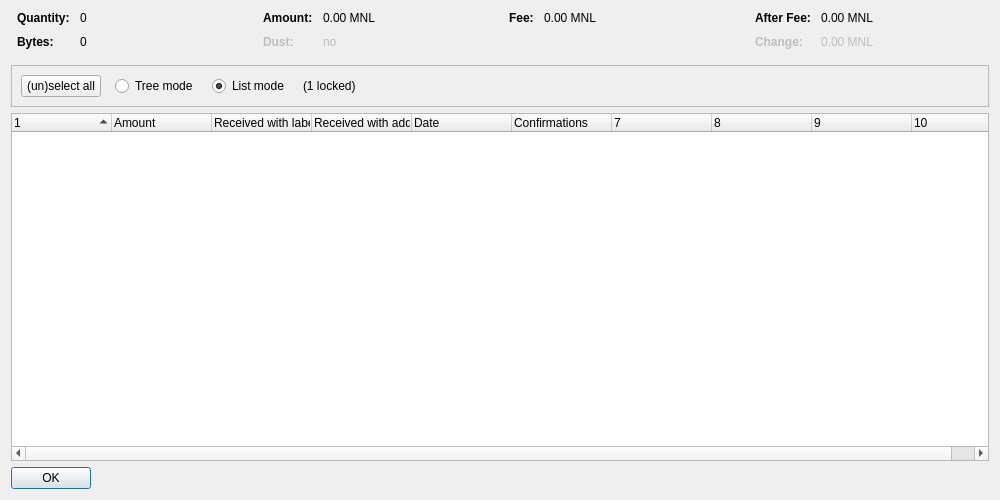
<?xml version="1.0" encoding="UTF-8"?>
<ui version="4.0">
 <class>CoinControlDialog</class>
 <widget class="QDialog" name="CoinControlDialog">
  <property name="geometry">
   <rect>
    <x>0</x>
    <y>0</y>
    <width>1000</width>
    <height>500</height>
   </rect>
  </property>
  <property name="windowTitle">
   <string>Coin Selection</string>
  </property>
  <layout class="QVBoxLayout" name="verticalLayout">
   <item>
    <layout class="QHBoxLayout" name="horizontalLayoutTop" stretch="0,0,0,0">
     <property name="topMargin">
      <number>0</number>
     </property>
     <property name="bottomMargin">
      <number>10</number>
     </property>
     <item>
      <layout class="QFormLayout" name="formLayoutCoinControl1">
       <property name="horizontalSpacing">
        <number>10</number>
       </property>
       <property name="verticalSpacing">
        <number>10</number>
       </property>
       <property name="leftMargin">
        <number>6</number>
       </property>
       <property name="rightMargin">
        <number>6</number>
       </property>
       <item row="0" column="0">
        <widget class="QLabel" name="labelCoinControlQuantityText">
         <property name="font">
          <font>
           <weight>75</weight>
           <bold>true</bold>
          </font>
         </property>
         <property name="text">
          <string>Quantity:</string>
         </property>
        </widget>
       </item>
       <item row="0" column="1">
        <widget class="QLabel" name="labelCoinControlQuantity">
         <property name="cursor">
          <cursorShape>IBeamCursor</cursorShape>
         </property>
         <property name="contextMenuPolicy">
          <enum>Qt::ActionsContextMenu</enum>
         </property>
         <property name="text">
          <string notr="true">0</string>
         </property>
         <property name="textInteractionFlags">
          <set>Qt::LinksAccessibleByMouse|Qt::TextSelectableByKeyboard|Qt::TextSelectableByMouse</set>
         </property>
        </widget>
       </item>
       <item row="1" column="0">
        <widget class="QLabel" name="labelCoinControlBytesText">
         <property name="font">
          <font>
           <weight>75</weight>
           <bold>true</bold>
          </font>
         </property>
         <property name="text">
          <string>Bytes:</string>
         </property>
        </widget>
       </item>
       <item row="1" column="1">
        <widget class="QLabel" name="labelCoinControlBytes">
         <property name="cursor">
          <cursorShape>IBeamCursor</cursorShape>
         </property>
         <property name="contextMenuPolicy">
          <enum>Qt::ActionsContextMenu</enum>
         </property>
         <property name="text">
          <string notr="true">0</string>
         </property>
         <property name="textInteractionFlags">
          <set>Qt::LinksAccessibleByMouse|Qt::TextSelectableByKeyboard|Qt::TextSelectableByMouse</set>
         </property>
        </widget>
       </item>
      </layout>
     </item>
     <item>
      <layout class="QFormLayout" name="formLayoutCoinControl2">
       <property name="horizontalSpacing">
        <number>10</number>
       </property>
       <property name="verticalSpacing">
        <number>10</number>
       </property>
       <property name="leftMargin">
        <number>6</number>
       </property>
       <property name="rightMargin">
        <number>6</number>
       </property>
       <item row="0" column="0">
        <widget class="QLabel" name="labelCoinControlAmountText">
         <property name="font">
          <font>
           <weight>75</weight>
           <bold>true</bold>
          </font>
         </property>
         <property name="text">
          <string>Amount:</string>
         </property>
        </widget>
       </item>
       <item row="0" column="1">
        <widget class="QLabel" name="labelCoinControlAmount">
         <property name="cursor">
          <cursorShape>IBeamCursor</cursorShape>
         </property>
         <property name="contextMenuPolicy">
          <enum>Qt::ActionsContextMenu</enum>
         </property>
         <property name="text">
          <string notr="true">0.00 MNL</string>
         </property>
         <property name="textInteractionFlags">
          <set>Qt::LinksAccessibleByMouse|Qt::TextSelectableByKeyboard|Qt::TextSelectableByMouse</set>
         </property>
        </widget>
       </item>
       <item row="1" column="0">
        <widget class="QLabel" name="labelCoinControlLowOutputText">
         <property name="enabled">
          <bool>false</bool>
         </property>
         <property name="font">
          <font>
           <weight>75</weight>
           <bold>true</bold>
          </font>
         </property>
         <property name="text">
          <string>Dust:</string>
         </property>
        </widget>
       </item>
       <item row="1" column="1">
        <widget class="QLabel" name="labelCoinControlLowOutput">
         <property name="enabled">
          <bool>false</bool>
         </property>
         <property name="cursor">
          <cursorShape>IBeamCursor</cursorShape>
         </property>
         <property name="contextMenuPolicy">
          <enum>Qt::ActionsContextMenu</enum>
         </property>
         <property name="text">
          <string notr="true">no</string>
         </property>
         <property name="textInteractionFlags">
          <set>Qt::LinksAccessibleByMouse|Qt::TextSelectableByKeyboard|Qt::TextSelectableByMouse</set>
         </property>
        </widget>
       </item>
      </layout>
     </item>
     <item>
      <layout class="QFormLayout" name="formLayoutCoinControl3">
       <property name="horizontalSpacing">
        <number>10</number>
       </property>
       <property name="verticalSpacing">
        <number>10</number>
       </property>
       <property name="leftMargin">
        <number>6</number>
       </property>
       <property name="rightMargin">
        <number>6</number>
       </property>
       <item row="0" column="0">
        <widget class="QLabel" name="labelCoinControlFeeText">
         <property name="font">
          <font>
           <weight>75</weight>
           <bold>true</bold>
          </font>
         </property>
         <property name="text">
          <string>Fee:</string>
         </property>
        </widget>
       </item>
       <item row="0" column="1">
        <widget class="QLabel" name="labelCoinControlFee">
         <property name="cursor">
          <cursorShape>IBeamCursor</cursorShape>
         </property>
         <property name="contextMenuPolicy">
          <enum>Qt::ActionsContextMenu</enum>
         </property>
         <property name="text">
          <string notr="true">0.00 MNL</string>
         </property>
         <property name="textInteractionFlags">
          <set>Qt::LinksAccessibleByMouse|Qt::TextSelectableByKeyboard|Qt::TextSelectableByMouse</set>
         </property>
        </widget>
       </item>
      </layout>
     </item>
     <item>
      <layout class="QFormLayout" name="formLayoutCoinControl4">
       <property name="horizontalSpacing">
        <number>10</number>
       </property>
       <property name="verticalSpacing">
        <number>10</number>
       </property>
       <property name="leftMargin">
        <number>6</number>
       </property>
       <property name="rightMargin">
        <number>6</number>
       </property>
       <item row="0" column="0">
        <widget class="QLabel" name="labelCoinControlAfterFeeText">
         <property name="font">
          <font>
           <weight>75</weight>
           <bold>true</bold>
          </font>
         </property>
         <property name="text">
          <string>After Fee:</string>
         </property>
        </widget>
       </item>
       <item row="0" column="1">
        <widget class="QLabel" name="labelCoinControlAfterFee">
         <property name="cursor">
          <cursorShape>IBeamCursor</cursorShape>
         </property>
         <property name="contextMenuPolicy">
          <enum>Qt::ActionsContextMenu</enum>
         </property>
         <property name="text">
          <string notr="true">0.00 MNL</string>
         </property>
         <property name="textInteractionFlags">
          <set>Qt::LinksAccessibleByMouse|Qt::TextSelectableByKeyboard|Qt::TextSelectableByMouse</set>
         </property>
        </widget>
       </item>
       <item row="1" column="0">
        <widget class="QLabel" name="labelCoinControlChangeText">
         <property name="enabled">
          <bool>false</bool>
         </property>
         <property name="font">
          <font>
           <weight>75</weight>
           <bold>true</bold>
          </font>
         </property>
         <property name="text">
          <string>Change:</string>
         </property>
        </widget>
       </item>
       <item row="1" column="1">
        <widget class="QLabel" name="labelCoinControlChange">
         <property name="enabled">
          <bool>false</bool>
         </property>
         <property name="cursor">
          <cursorShape>IBeamCursor</cursorShape>
         </property>
         <property name="contextMenuPolicy">
          <enum>Qt::ActionsContextMenu</enum>
         </property>
         <property name="text">
          <string notr="true">0.00 MNL</string>
         </property>
         <property name="textInteractionFlags">
          <set>Qt::LinksAccessibleByMouse|Qt::TextSelectableByKeyboard|Qt::TextSelectableByMouse</set>
         </property>
        </widget>
       </item>
      </layout>
     </item>
    </layout>
   </item>
   <item>
    <widget class="QFrame" name="frame">
     <property name="minimumSize">
      <size>
       <width>0</width>
       <height>40</height>
      </size>
     </property>
     <property name="frameShape">
      <enum>QFrame::StyledPanel</enum>
     </property>
     <property name="frameShadow">
      <enum>QFrame::Sunken</enum>
     </property>
     <layout class="QHBoxLayout" name="horizontalLayout">
      <item>
       <layout class="QHBoxLayout" name="horizontalLayoutPanel" stretch="0,0,0,0,0">
        <property name="spacing">
         <number>14</number>
        </property>
        <item>
         <widget class="QPushButton" name="pushButtonSelectAll">
          <property name="sizePolicy">
           <sizepolicy hsizetype="Maximum" vsizetype="Fixed">
            <horstretch>0</horstretch>
            <verstretch>0</verstretch>
           </sizepolicy>
          </property>
          <property name="text">
           <string>(un)select all</string>
          </property>
          <property name="autoDefault">
           <bool>false</bool>
          </property>
         </widget>
        </item>
        <item>
         <widget class="QRadioButton" name="radioTreeMode">
          <property name="sizePolicy">
           <sizepolicy hsizetype="Maximum" vsizetype="Fixed">
            <horstretch>0</horstretch>
            <verstretch>0</verstretch>
           </sizepolicy>
          </property>
          <property name="text">
           <string>Tree mode</string>
          </property>
         </widget>
        </item>
        <item>
         <widget class="QRadioButton" name="radioListMode">
          <property name="sizePolicy">
           <sizepolicy hsizetype="Maximum" vsizetype="Fixed">
            <horstretch>0</horstretch>
            <verstretch>0</verstretch>
           </sizepolicy>
          </property>
          <property name="text">
           <string>List mode</string>
          </property>
          <property name="checked">
           <bool>true</bool>
          </property>
         </widget>
        </item>
        <item>
         <widget class="QLabel" name="labelLocked">
          <property name="text">
           <string notr="true">(1 locked)</string>
          </property>
         </widget>
        </item>
        <item>
         <spacer name="horizontalSpacer">
          <property name="orientation">
           <enum>Qt::Horizontal</enum>
          </property>
          <property name="sizeHint" stdset="0">
           <size>
            <width>40</width>
            <height>20</height>
           </size>
          </property>
         </spacer>
        </item>
       </layout>
      </item>
     </layout>
    </widget>
   </item>
   <item>
    <widget class="CoinControlTreeWidget" name="treeWidget">
     <property name="contextMenuPolicy">
      <enum>Qt::CustomContextMenu</enum>
     </property>
     <property name="sortingEnabled">
      <bool>false</bool>
     </property>
     <property name="columnCount">
      <number>10</number>
     </property>
     <attribute name="headerShowSortIndicator" stdset="0">
      <bool>true</bool>
     </attribute>
     <attribute name="headerStretchLastSection">
      <bool>false</bool>
     </attribute>
     <column>
      <property name="text">
       <string/>
      </property>
     </column>
     <column>
      <property name="text">
       <string>Amount</string>
      </property>
     </column>
     <column>
      <property name="text">
       <string>Received with label</string>
      </property>
     </column>
     <column>
      <property name="text">
       <string>Received with address</string>
      </property>
     </column>
     <column>
      <property name="text">
       <string>Date</string>
      </property>
     </column>
     <column>
      <property name="text">
       <string>Confirmations</string>
      </property>
      <property name="toolTip">
       <string>Confirmed</string>
      </property>
     </column>
     <column>
      <property name="text">
       <string/>
      </property>
     </column>
     <column>
      <property name="text">
       <string/>
      </property>
     </column>
     <column>
      <property name="text">
       <string/>
      </property>
     </column>
     <column>
      <property name="text">
       <string/>
      </property>
     </column>
    </widget>
   </item>
   <item>
    <widget class="QDialogButtonBox" name="buttonBox">
     <property name="sizePolicy">
      <sizepolicy hsizetype="Maximum" vsizetype="Fixed">
       <horstretch>0</horstretch>
       <verstretch>0</verstretch>
      </sizepolicy>
     </property>
     <property name="orientation">
      <enum>Qt::Horizontal</enum>
     </property>
     <property name="standardButtons">
      <set>QDialogButtonBox::Ok</set>
     </property>
    </widget>
   </item>
  </layout>
 </widget>
 <customwidgets>
  <customwidget>
   <class>CoinControlTreeWidget</class>
   <extends>QTreeWidget</extends>
   <header>coincontroltreewidget.h</header>
  </customwidget>
 </customwidgets>
 <resources/>
 <connections/>
</ui>
